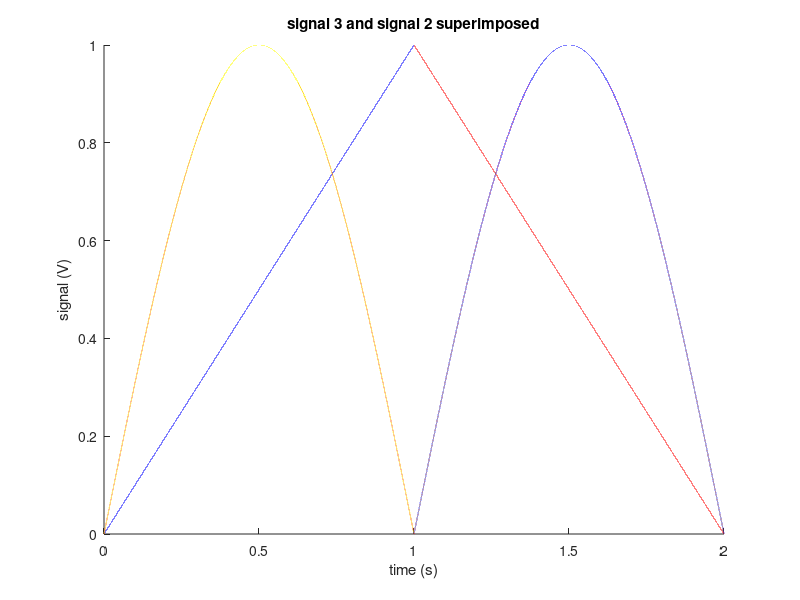

Write the MATLAB code that produced this figure. (Note: this script raises an error after producing the figure.)

tx = linspace (0,1,1e5);
ty = linspace (1,2,1e5);
x = tx;
y = 2 - ty;


hold on;
plot(tx,x,ty,y)
title('signal 3 and signal 2 superimposed');
xlabel('time (s)');
ylabel('signal (V)');

plot(tx,sin(pi*tx),ty,abs(sin(pi*ty)))
%%
syms t
int(abs(sin(pi*t)),t,0,2)
int(t,t,0,1) + int(2 - t,t,1,2)
